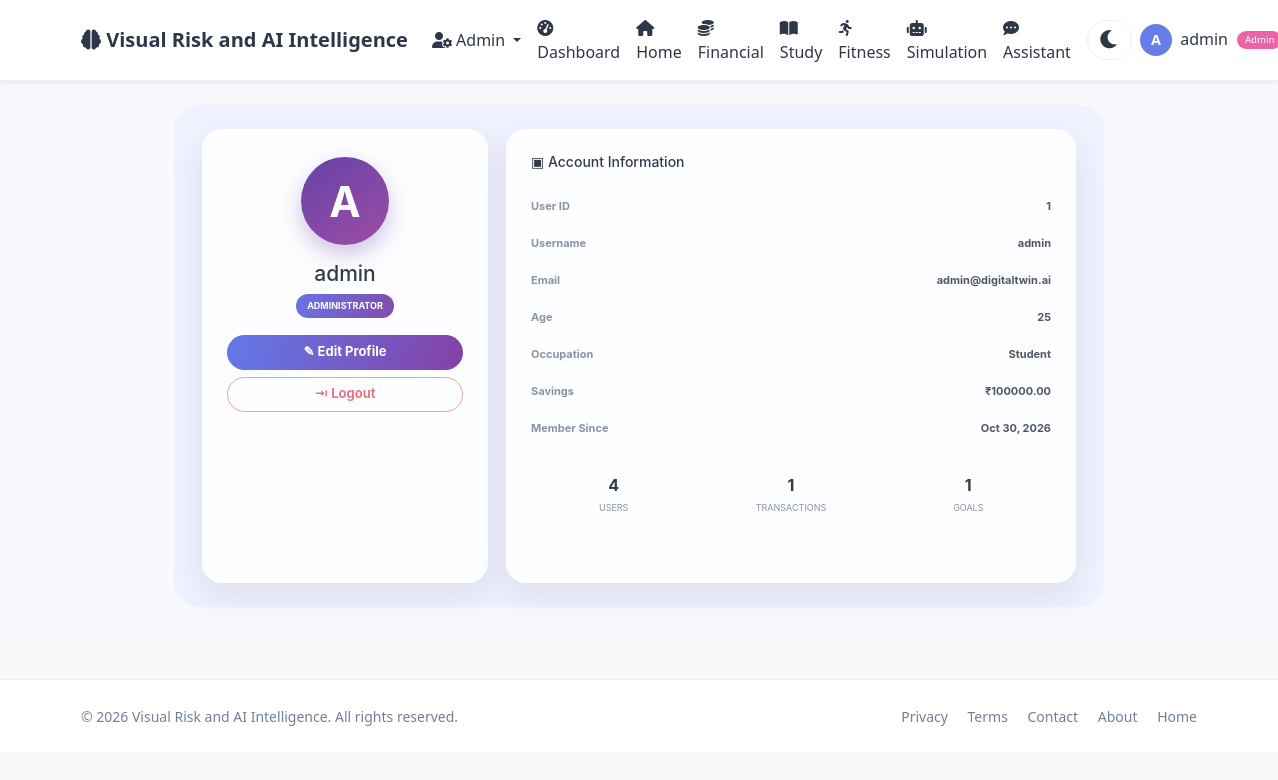
Screenshot of /admin/profile (signed in) with the database file from the repository.
### app.py (models this page shows, shortened)
class User(UserMixin, db.Model):
    id = db.Column(db.Integer, primary_key=True)
    username = db.Column(db.String(80), unique=True, nullable=False)
    email = db.Column(db.String(120), unique=True, nullable=False)
    password_hash = db.Column(db.String(200), nullable=False)
    age = db.Column(db.Integer, default=25)
    occupation = db.Column(db.String(100), default='Student')
    monthly_income = db.Column(db.Float, default=50000)
    monthly_expenses = db.Column(db.Float, default=35000)
    savings = db.Column(db.Float, default=100000)
    study_hours_per_week = db.Column(db.Float, default=20)
    fitness_hours_per_week = db.Column(db.Float, default=5)
    sleep_hours_per_day = db.Column(db.Float, default=7)
    created_at = db.Column(db.DateTime, default=datetime.utcnow)
    is_admin = db.Column(db.Boolean, default=False)
    transactions = db.relationship('Transaction', backref='user', lazy=True)
    study_logs = db.relationship('StudyLog', backref='user', lazy=True)
    fitness_logs = db.relationship('FitnessLog', backref='user', lazy=True)
    goals = db.relationship('Goal', backref='user', lazy=True)

### app.py (the view)
@app.route("/admin/profile")
@login_required
def admin_profile():
    if not current_user.is_admin:
        flash("Admin access required.")
        return redirect(url_for("user_dashboard"))
    return render_template(
        "admin/admin_profile.html",
        users_count=User.query.count(),
        transactions_count=Transaction.query.count(),
        goals_count=Goal.query.count(),
    )

### app.py (called while the page is built)
@app.context_processor
def utility_processor():
    return dict(datetime=datetime)

@login_manager.user_loader
def load_user(user_id):
    return User.query.get(int(user_id))

### templates/admin/admin_profile.html (shortened to what this page needs)
{% extends "base.html" %}
{% block content %}
{% if current_user.is_authenticated %}
  {% set username = current_user.username|default('User', true) %}
  {% set display_name = username %}
  {% set role = 'Administrator' if current_user.is_admin else 'User' %}
  {% set joined = current_user.created_at|default(none, true) %}
  <section class="admin-profile-view">
    <div class="admin-profile-grid">
      <article class="admin-profile-card admin-profile-summary">
        <div class="admin-profile-avatar">
          {{ display_name[0]|upper if display_name else 'U' }}
        </div>
        <h1>{{ display_name }}</h1>
        <span class="admin-profile-badge">{{ role }}</span>
        <div class="admin-profile-actions">
         <a class="admin-profile-edit"
            href="{{ url_for('user_profile_edit') }}">✎ Edit Profile</a>
        <a class="admin-profile-logout"
            href="{{ url_for('logout') }}">⇥ Logout</a>
        </div>
      </article>
      <article class="admin-profile-card admin-profile-details">
        <h2>▣ Account Information</h2>
        <dl class="admin-profile-information">
          <div><dt>User ID</dt><dd>{{ current_user.id }}</dd></div>
          <div><dt>Username</dt><dd>{{ username }}</dd></div>
          <div><dt>Email</dt><dd>{{ current_user.email|default('—', true) }}</dd></div>
          <div><dt>Age</dt><dd>{{ current_user.age|default('—', true) }}</dd></div>
          <div><dt>Occupation</dt><dd>{{ current_user.occupation|default('—', true) }}</dd></div>
          <div>
            <dt>Savings</dt>
            <dd>
              {% if current_user.savings is defined and current_user.savings is not none %}
                ₹{{ "%.2f"|format(current_user.savings|float) }}
              {% else %}
                —
              {% endif %}
            </dd>
          </div>
          <div>
            <dt>Member Since</dt>
            <dd>{{ joined.strftime('%b %d, %Y') if joined else '—' }}</dd>
          </div>
        </dl>
        <div class="admin-profile-stats">
          <div><strong>{{ users_count|default(0) }}</strong><span>Users</span></div>
          <div><strong>{{ transactions_count|default(0) }}</strong><span>Transactions</span></div>
          <div><strong>{{ goals_count|default(0) }}</strong><span>Goals</span></div>
        </div>
      </article>
    </div>
  </section>
{% endif %}
{% endblock %}

### templates/base.html (shortened to what this page needs)
<!DOCTYPE html>
<html lang="en" data-theme="light">
<head>
    <link
        href="https://cdn.jsdelivr.net/npm/bootstrap@5.3.0/dist/css/bootstrap.min.css"
        rel="stylesheet"
    >
    <link
        rel="stylesheet"
        href="https://cdnjs.cloudflare.com/ajax/libs/font-awesome/6.0.0/css/all.min.css"
    >
</head>
<body>
    <nav class="navbar navbar-expand-lg shadow-sm">
        <div class="container">
            <a class="navbar-brand fw-bold" href="{{ url_for('index') }}">
                <i class="fas fa-brain"></i>
                Visual Risk and AI Intelligence
            </a>
            <div class="collapse navbar-collapse" id="navbarNav">
                <ul class="navbar-nav ms-auto align-items-lg-center">
                    {% if current_user.is_authenticated %}
                        {% if current_user.is_admin %}
                            <li class="nav-item dropdown">
                                <a
                                    class="nav-link dropdown-toggle"
                                    href="#"
                                    id="adminDropdown"
                                    role="button"
                                    data-bs-toggle="dropdown"
                                    aria-expanded="false"
                                >
                                    <i class="fas fa-user-cog"></i> Admin
                                </a>
                            </li>
                        {% endif %}
                        <li class="nav-item">
                            <a class="nav-link" href="{{ url_for('user_dashboard') }}">
                                <i class="fas fa-tachometer-alt me-1"></i>
                                Dashboard
                            </a>
                        </li>
                        <li class="nav-item">
                            <a class="nav-link" href="{{ url_for('index') }}">
                                <i class="fas fa-home"></i> Home
                            </a>
                        </li>
                        <li class="nav-item">
                            <a class="nav-link" href="{{ url_for('user_financial') }}">
                                <i class="fas fa-coins me-1"></i> Financial
                            </a>
                        </li>
                        <li class="nav-item">
                            <a class="nav-link" href="{{ url_for('user_study') }}">
                                <i class="fas fa-book-open me-1"></i> Study
                            </a>
                        </li>
                        <li class="nav-item">
                            <a class="nav-link" href="{{ url_for('user_fitness') }}">
                                <i class="fas fa-running me-1"></i> Fitness
                            </a>
                        </li>
                        <li class="nav-item">
                            <a class="nav-link" href="{{ url_for('user_simulation') }}">
                                <i class="fas fa-robot me-1"></i> Simulation
                            </a>
                        </li>
                        <li class="nav-item">
                            <a class="nav-link" href="{{ url_for('user_assistant') }}">
                                <i class="fas fa-comment-dots me-1"></i> Assistant
                            </a>
                        </li>
                        <li class="nav-item">
                            <button
                                class="theme-toggle"
                                id="themeToggle"
                                type="button"
                                aria-label="Toggle light and dark theme"
                                title="Toggle theme"
                            >
                                <i class="fas fa-moon"></i>
                            </button>
                        </li>
                        <li class="nav-item dropdown">
                            <a
                                class="nav-link dropdown-toggle"
                                href="#"
                                id="userDropdown"
                                role="button"
                                data-bs-toggle="dropdown"
                                aria-expanded="false"
                            >
                                <span class="user-avatar">
                                    {{ (current_user.username or 'U')[0]|upper }}
                                </span>
                                <span class="ms-1">
                                    {{ current_user.username }}
                                </span>
                                {% if current_user.is_admin %}
                                    <span class="admin-badge">Admin</span>
                                {% endif %}
                            </a>
                        </li>
                    {% endif %}
                </ul>
            </div>
        </div>
    </nav>
    <main>
        {% block content %}{% endblock %}
    </main>
    <footer class="mt-5 py-4 border-top">
        <div class="container">
            <div class="row align-items-center">
                <div class="col-md-6 text-center text-md-start">
                    <span class="text-muted small">
                        &copy; 2026 Visual Risk and AI Intelligence.
                        All rights reserved.
                    </span>
                </div>
                <div class="col-md-6 text-center text-md-end mt-3 mt-md-0">
                    <a href="{{ url_for('privacy') }}"
                       class="text-muted text-decoration-none me-3 small">
                        Privacy
                    </a>
                    <a href="{{ url_for('terms') }}"
                       class="text-muted text-decoration-none me-3 small">
                        Terms
                    </a>
                    <a href="{{ url_for('contact') }}"
                       class="text-muted text-decoration-none me-3 small">
                        Contact
                    </a>
                    <a href="{{ url_for('about') }}"
                       class="text-muted text-decoration-none me-3 small">
                        About
                    </a>
                    <a href="{{ url_for('index') }}"
                       class="text-muted text-decoration-none small">
                        Home
                    </a>
                </div>
            </div>
        </div>
    </footer>
</body>
</html>

### templates/base.html (style rules this page uses)
:root { --bg-body: #f8f9fa; --bg-navbar: #ffffff; --bg-card: #ffffff; --text-primary: #2d3748; --text-muted: #718096; --border-color: #edf2f7; --shadow: 0 4px 20px rgba(0, 0, 0, 0.06); --accent: #667eea; --bg-input: #ffffff; --bg-light: #f7fafc; --bg-wrapper: #f0f4ff; --bg-hero: linear-gradient(135deg, #667eea 0%, #764ba2 100%); --dropdown-bg: #ffffff; --dropdown-text: #2d3748; --btn-bg: #667eea; --btn-hover: #5a6fd6; --badge-bg: #edf2f7; --badge-text: #4a5568; --progress-bg: #edf2f7; }
body { background: var(--bg-body) !important; color: var(--text-primary) !important; font-family: "Segoe UI", Tahoma, Geneva, Verdana, sans-serif; min-height: 100vh; transition: background 0.3s, color 0.3s; }
.navbar { background: var(--bg-navbar) !important; border-bottom: 1px solid var(--border-color); }
.navbar-brand, .nav-link { color: var(--text-primary) !important; }
.text-muted { color: var(--text-muted) !important; }
.border-top, .border-bottom { border-color: var(--border-color) !important; }
.admin-badge { font-size: 0.6rem; background: #ed64a6; color: #ffffff; padding: 0.15rem 0.5rem; border-radius: 30px; margin-left: 0.3rem; vertical-align: middle; }
.theme-toggle { background: var(--bg-input); border: 1px solid var(--border-color); font-size: 1.3rem; color: var(--text-primary); cursor: pointer; transition: transform 0.3s; padding: 0.2rem 0.7rem; border-radius: 30px; margin-left: 0.5rem; }
.user-avatar { width: 32px; height: 32px; border-radius: 50%; background: var(--accent); color: #ffffff; display: inline-flex; align-items: center; justify-content: center; font-weight: 600; font-size: 0.9rem; }
footer { background: var(--bg-card) !important; border-color: var(--border-color) !important; }

### templates/admin/admin_profile.html (style rules this page uses)
.admin-profile-view { padding: 24px; background: #f8f9fc; color: #343a49; font-family: Inter, Arial, sans-serif; }
.admin-profile-view * { box-sizing: border-box; }
.admin-profile-grid { width: min(930px, 100%); margin: 0 auto; padding: 24px 28px; display: grid; grid-template-columns: 286px minmax(0, 1fr); gap: 18px; border-radius: 24px; background: #f0f2ff; }
.admin-profile-card { min-height: 454px; padding: 24px; border: 1px solid white; border-radius: 20px; background: rgba(255, 255, 255, .9); box-shadow: 0 14px 35px rgba(61, 68, 104, .11); }
.admin-profile-summary { display: flex; flex-direction: column; align-items: center; text-align: center; }
.admin-profile-avatar { width: 88px; height: 88px; display: grid; place-items: center; margin: 3px 0 16px; border-radius: 50%; background: linear-gradient(145deg, #6741a8, #9c4da5); box-shadow: 0 9px 22px rgba(111, 76, 177, .34); color: white; font-size: 42px; font-weight: 700; }
.admin-profile-summary h1 { margin: 0; font-size: 21px; }
.admin-profile-badge { margin: 8px 0 17px; padding: 5px 11px; border-radius: 999px; background: linear-gradient(110deg, #6973e9, #824ba9); color: white; font-size: 9px; font-weight: 700; text-transform: uppercase; }
.admin-profile-actions { width: 100%; display: grid; gap: 7px; }
.admin-profile-actions button, .admin-profile-actions a { display: flex; align-items: center; justify-content: center; min-height: 35px; border-radius: 999px; font-size: 13px; font-weight: 650; cursor: pointer; text-decoration: none; }
.admin-profile-edit { border: 0; background: linear-gradient(100deg, #6279e9, #8541a7); color: white; }
.admin-profile-logout { border: 1px solid #f1a0a5; background: transparent; color: #e6757e; }
.admin-profile-details h2 { margin: 0 0 17px; font-size: 14px; }
.admin-profile-information { margin: 0; }
.admin-profile-information div { min-height: 37px; display: flex; align-items: center; justify-content: space-between; gap: 16px; font-size: 11px; }
.admin-profile-information dt { color: #8b92a3; }
.admin-profile-information dd { margin: 0; color: #515666; font-weight: 650; text-align: right; }
.admin-profile-stats { display: grid; grid-template-columns: repeat(3, 1fr); gap: 12px; margin-top: 26px; text-align: center; }
.admin-profile-stats div { display: grid; gap: 4px; }
.admin-profile-stats strong { color: #343a45; font-size: 16px; }
.admin-profile-stats span { color: #8b92a0; font-size: 9px; text-transform: uppercase; }

### rows the page displays
User: username "A", username "admin", id "1", email "admin@digitaltwin.ai", age "25", occupation "Student", savings "100000.00", created_at "Oct 30, 2026"

### other values shown
{{ role }} "ADMINISTRATOR"
{{ users_count|default(0) }} "4"
{{ transactions_count|default(0) }} "1"
{{ goals_count|default(0) }} "1"
